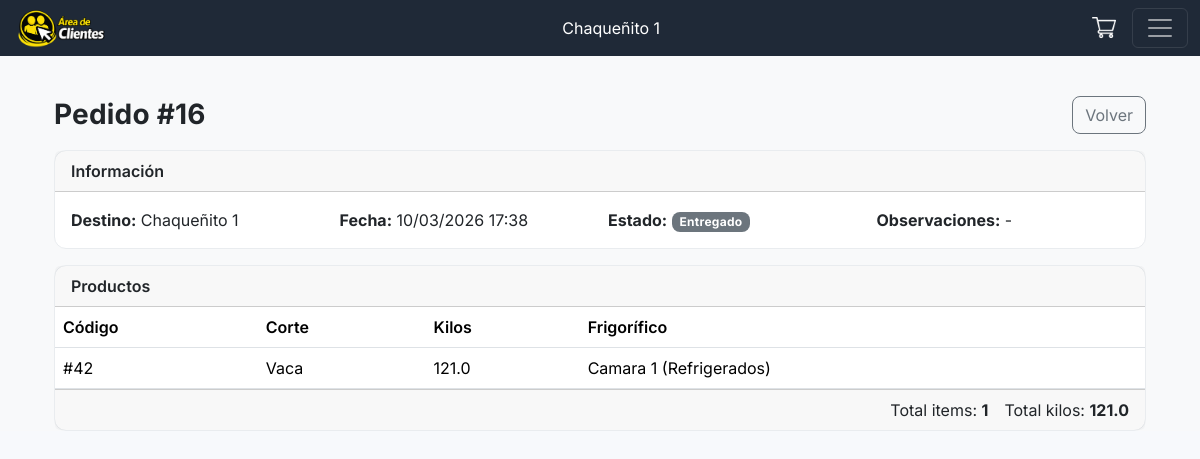
The page /cliente/pedido/16/ (signed in) on the database its author committed.
### encargado/models.py (models this page shows, shortened)
class Comercio(models.Model):
    nombre = models.CharField(max_length=200)
    cuit = models.IntegerField()
    direccion = models.CharField(max_length=200)

class Pedido(models.Model):
    comercio_origen = models.ForeignKey(
        Comercio, on_delete=models.RESTRICT, null=True,
        blank=True)
    observaciones = models.CharField(max_length=100, null=True, blank=True)
    cliente = models.ForeignKey(
        Cliente, on_delete=models.RESTRICT)
    pedido_pendiente = models.OneToOneField(
        Pedido_cliente,
        on_delete=models.CASCADE,
        null=True,
        blank=True
    )
    viaje = models.ForeignKey(
        Viaje, on_delete=models.RESTRICT, null=True, blank=True)
    user_id = models.ForeignKey(User, on_delete=models.CASCADE, default=1)
    creado_en = models.DateTimeField(default=timezone.now)
    estado = models.ForeignKey(
        EstadoPedidos, on_delete=models.CASCADE, default=1)
    history = HistoricalRecords()
    class Meta:
        db_table = 'pedido'
        verbose_name = 'Pedido'
        verbose_name_plural = 'Pedidos'
        ordering = ['id']

class Cliente(models.Model):
    nombre = models.CharField(max_length=200)
    apellido = models.CharField(max_length=200)
    dni = models.IntegerField()
    direccion = models.CharField(max_length=200)
    telefono = models.IntegerField()
    comercio = models.ForeignKey(Comercio, on_delete=models.CASCADE)
    user = models.ForeignKey(User, on_delete=models.CASCADE)

class EstadoPedidos(models.Model):
    ESTADOS = [
        ('preparado', 'Preparado'),
        ('activo', 'Activo'),
        ('entregado', 'Entregado')
    ]
    estado = models.CharField(
        max_length=10,
        choices=ESTADOS,
        default='preparado',
    )

class DetallePedido(models.Model):
    producto_id = models.ForeignKey(
        Productos, on_delete=models.CASCADE, default=1)
    pedido_id = models.ForeignKey(Pedido, on_delete=models.CASCADE, default=1)
    cantidad = models.PositiveIntegerField(default=1)
    ESTADO_ITEM = [
        ('ok', 'Ok'),
        ('perdido', 'Perdido'),
        ('danado', 'Dañado'),
    ]
    estado_item = models.CharField(
        max_length=10, choices=ESTADO_ITEM, default='ok')
    history = HistoricalRecords()
    class Meta:
        db_table = 'detallepedido'
        verbose_name = 'Detalle Pedido'
        verbose_name_plural = 'Detalles Pedidos'
        ordering = ['id']

class Productos(models.Model):
    ESTADOS = [
        ('en stock', 'En stock'),
        ('preparado', 'preparado'),
        ('de viaje', 'De viaje'),
        ('entregado', 'Entregado'),
    ]
    nombre = models.ForeignKey(Cortes, on_delete=models.CASCADE)
    kilos = models.FloatField()
    reserved_kilos = models.FloatField(default=0)
    codigo = models.CharField(
        max_length=20, unique=True, blank=True, null=True)
    fecha_entrada = models.ForeignKey(Entrada, on_delete=models.RESTRICT)
    temperatura = models.ForeignKey(
        Tipo_frigorifico, on_delete=models.CASCADE, default=1)
    frigorificop = models.ForeignKey(Frigorifico, on_delete=models.RESTRICT)
    estado = models.CharField(
        max_length=15,
        choices=ESTADOS,
        default='en stock'
    )
    history = HistoricalRecords()

class Cortes(models.Model):
    nombre = models.CharField(max_length=100)
    def __str__(self):
        return self.nombre

class Frigorifico(models.Model):
    nombre = models.CharField(max_length=200)
    capacidad = models.FloatField()
    def __str__(self):
        return self.nombre

### cliente/views.py (the view)
# urls.py: path("pedido/<int:pedido_id>/", views.pedido_detalle, name="pedido_detalle"),
@login_required
def pedido_detalle(request, pedido_id):
    cliente = Cliente.objects.filter(user=request.user).first()
    if not cliente:
        return redirect('cliente:pedidos_activos')
    pedido = get_object_or_404(Pedido, id=pedido_id, cliente=cliente)
    detalles = pedido.detallepedido_set.select_related(
        'producto_id', 'producto_id__nombre', 'producto_id__frigorificop'
    )
    total_items = detalles.count()
    total_kilos = sum(getattr(d.producto_id, 'kilos', 0) for d in detalles)
    return render(request, 'cliente/pedido_detalle.html', {
        'pedido': pedido,
        'detalles': detalles,
        'total_items': total_items,
        'total_kilos': total_kilos,
    })

### carneclick/context_processors.py (called while the page is built)
def client_info(request):
    cliente = None
    comercio_nombre = ''
    try:
        if request.user and request.user.is_authenticated:
            from encargado.models import Cliente as ClienteModel
            cliente = ClienteModel.objects.filter(
                user=request.user).select_related('comercio').first()
            if cliente and getattr(cliente, 'comercio', None):
                comercio_nombre = cliente.comercio.nombre
    except Exception:
        cliente = None
        comercio_nombre = ''
    return {
        'cliente_obj': cliente,
        'comercio_nombre': comercio_nombre,
    }

### cliente/templates/cliente/pedido_detalle.html (shortened to what this page needs)
{% extends "cliente.html" %}
{% load static %}
{% block content %}
<div class="container my-4">
  <div class="d-flex justify-content-between align-items-center mb-3">
    <h3 class="fw-bold mb-0">Pedido #{{ pedido.id }}</h3>
    <a class="btn btn-outline-secondary" href="{% url 'cliente:pedidos_activos' %}">Volver</a>
  </div>
  <div class="card mb-3">
    <div class="card-header">Información</div>
    <div class="card-body">
      <div class="row g-3">
        <div class="col-md-3"><strong>Destino:</strong> {{ pedido.cliente.comercio.nombre }}</div>
        <div class="col-md-3"><strong>Fecha:</strong> {{ pedido.creado_en|date:"d/m/Y H:i" }}</div>
        <div class="col-md-3"><strong>Estado:</strong> <span class="badge bg-secondary">{{ pedido.estado.estado|capfirst }}</span></div>
        <div class="col-md-3"><strong>Observaciones:</strong> {{ pedido.observaciones|default:"-" }}</div>
      </div>
    </div>
  </div>
  <div class="card mb-3">
    <div class="card-header">Productos</div>
    <div class="card-body p-0">
      <table class="table mb-0">
        <thead>
          <tr>
            <th>Código</th>
            <th>Corte</th>
            <th>Kilos</th>
            <th>Frigorífico</th>
          </tr>
        </thead>
        <tbody>
          {% for item in detalles %}
            {% with p=item.producto_id %}
            <tr>
              <td>#{{ p.id }}</td>
              <td>{{ p.nombre }}</td>
              <td>{{ p.kilos }}</td>
              <td>{{ p.frigorificop }}</td>
            </tr>
            {% endwith %}
          {% empty %}
            <tr><td colspan="4" class="text-center py-3">Sin productos</td></tr>
          {% endfor %}
        </tbody>
      </table>
    </div>
    <div class="card-footer d-flex justify-content-end gap-3">
      <div>Total items: <strong>{{ total_items }}</strong></div>
      <div>Total kilos: <strong>{{ total_kilos }}</strong></div>
    </div>
  </div>
</div>
{% endblock %}

### cliente/templates/cliente.html (shortened to what this page needs)
{% load static %}
<!DOCTYPE html>
<html lang="es">
<head>
    <link href="https://cdn.jsdelivr.net/npm/bootstrap@5.3.8/dist/css/bootstrap.min.css" rel="stylesheet">
    <link rel="stylesheet" href="{% static 'css/theme.css' %}">
</head>
<body class="bg-light">
<nav class="navbar navbar-dark bg-dark fixed-top">
    <div class="container-fluid">
        <img src="{% static 'img/logo_cliente.png' %}" alt="Logo" height="40">
        {% if comercio_nombre %}
        <span class="text-white ms-3">{{ comercio_nombre }}</span>
        {% endif %}
        <div class="d-flex align-items-center gap-3">
            <a href="{% url 'cliente:ver_carrito' %}" class="text-white text-decoration-none position-relative">
                <img src="{% static 'img/carrito-de-compras.png' %}" height="24">
            </a>
            <button class="navbar-toggler" type="button" data-bs-toggle="offcanvas" data-bs-target="#sidebarCliente">
                <span class="navbar-toggler-icon"></span>
            </button>
        </div>
    </div>
</nav>
<main class="container pt-5 mt-4">
    {% block content %}
    {% endblock %}
</main>
</body>
</html>

### carneclick/static/css/theme.css (style rules this page uses)
:root { --brand-bg: #f7f9fc; --brand-text: #212529; --brand-muted: #6c757d; --brand-primary: #0d6efd; --brand-success: #198754; --brand-warning: #ffc107; --brand-danger: #dc3545; --brand-info: #0dcaf0; --brand-border: #e9ecef; --brand-card-bg: #ffffff; }
html, body { background-color: var(--brand-bg); color: var(--brand-text); font-family: "Inter", system-ui, -apple-system, "Segoe UI", Roboto, "Helvetica Neue", Arial, "Noto Sans", "Liberation Sans", sans-serif; -webkit-font-smoothing: antialiased; -moz-osx-font-smoothing: grayscale; }
h1, h2, h3, h4, h5 { font-weight: 600; letter-spacing: 0.2px; }
.card { border: 1px solid var(--brand-border); border-radius: 0.75rem; background: var(--brand-card-bg); }
.card-header { font-weight: 600; }
.table thead th { font-weight: 600; }
.badge { border-radius: 0.5rem; letter-spacing: 0.3px; }
.btn { border-radius: 0.5rem; }
.navbar-dark.bg-dark { background-color: #1f2937 !important; }

### rows shown on the page
Comercio: nombre "Chaqueñito 1"
Pedido: id "16", cliente.comercio.nombre "Chaqueñito 1", creado_en "10/03/2026 17:38", estado.estado "Entregado", observaciones "-"
DetallePedido: producto_id.id "42", producto_id.nombre "Vaca", producto_id.kilos "121.0", producto_id.frigorificop "Camara 1 (Refrigerados)"

### other values the page prints
{{ total_items }} "1"
{{ total_kilos }} "121.0"
